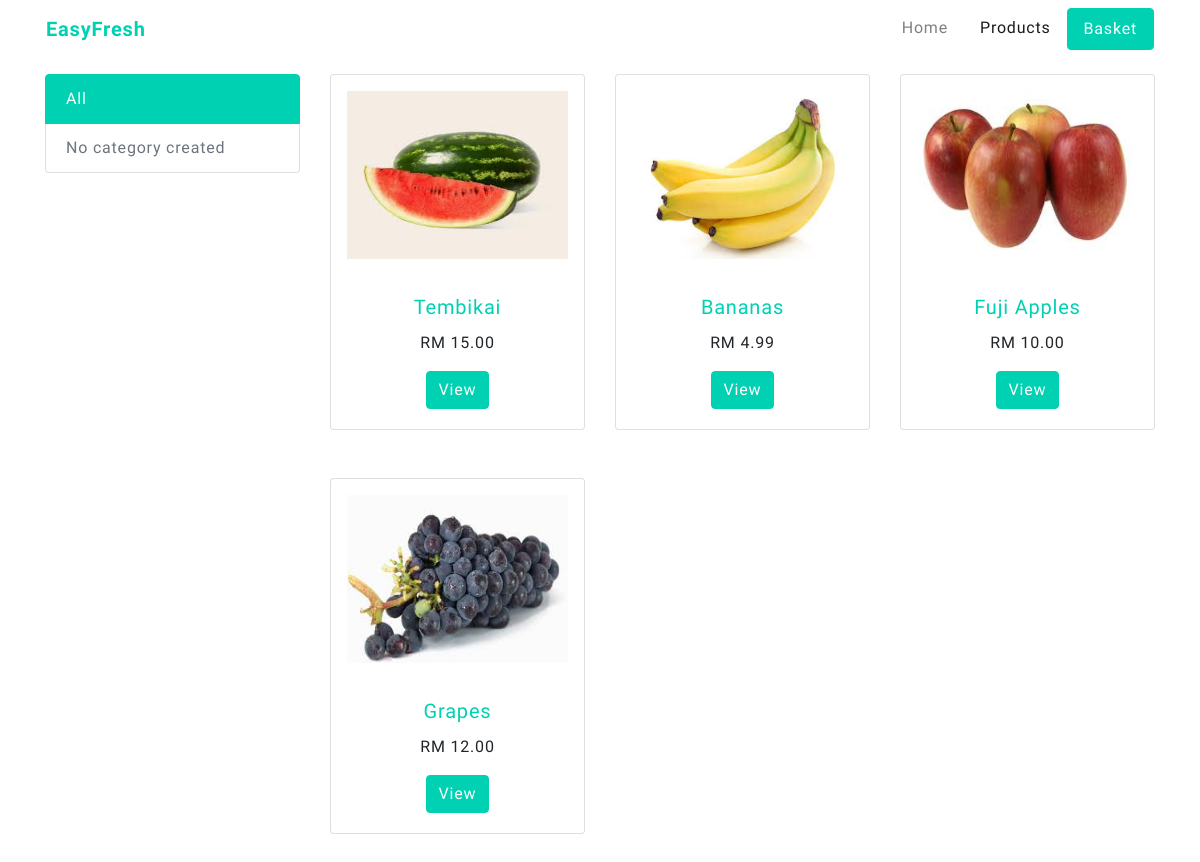
Screenshot of /products/index.php with the database file from the repository.
### tables this page shows
CREATE TABLE `products` (
  `id` int(11) NOT NULL,
  `name` varchar(255) NOT NULL,
  `price` decimal(5,2) NOT NULL,
  `stock` int(11) NOT NULL,
  `measurement` varchar(50) NOT NULL,
  `summary` text NOT NULL,
  `description` text NOT NULL,
  `photo` varchar(255) NOT NULL,
  `category_id` int(11) NOT NULL
);

### admin/functions/products.php (called while the page is built)
<?php
require_once($_SERVER['DOCUMENT_ROOT'].'/database-connection.php');
if(isset($_GET['category'])) {
	$sql = "SELECT * FROM products WHERE category_id=$category_id";
} else {
	$sql = "SELECT * FROM products";
}
$products = $conn->query($sql);

### products/index.php (the view, shortened to what this page needs)
<?php
if(isset($_GET['category'])) {
	$category_id = $_GET['category'];
	require_once($_SERVER['DOCUMENT_ROOT'].'/admin/functions/products.php');
	$current_category = $category_id;
} else {
	require_once($_SERVER['DOCUMENT_ROOT'].'/admin/functions/products.php');
}
?>
<?php require_once($_SERVER['DOCUMENT_ROOT'].'/partials/header.php') ?>
<div class="container">
	<div class="row mb-3">
		<?php require_once($abs_path.'/partials/navigation.php') ?>
	</div>
	<div class="row">
		<div class="col-sm-3">
			<?php require_once($abs_path.'/partials/category-list.php') ?>
		</div>
		<div class="col-sm-9">
			<div class="row">
			<?php if ($products->num_rows > 0) : ?>
				<?php while($row = $products->fetch_assoc()) : ?>
					<div class="col-4">
						<div class="card mb-5 text-center" style="width: 100%;">
							<a href="/products/show.php?id=<?php echo $row["id"] ?>">
								<img class="card-img-top p-3 rounded" src="<?php echo $row["photo"] ?>" alt="<?php echo $row["name"] ?>" width="200" height="200">
							</a>
							<div class="card-body text-center">
								<a href="/products/show.php?id=<?php echo $row["id"] ?>">
									<h5 class="card-title"><?php echo $row["name"] ?></h5>
								</a>
								<p class="card-text">RM <?php echo $row["price"] ?></p>
								<a href="/products/show.php?id=<?php echo $row["id"] ?>" class="btn btn-primary">View</a>
							</div>
						</div>
					</div>
				<?php endwhile ?>
			<?php endif ?>
			</div>
		</div>
	</div>
</div>
<?php require_once($abs_path.'/partials/footer.php') ?>

### css/main.css (style rules this page uses)
body { font-family: 'Muli'; letter-spacing: 0.05rem; }
.btn.btn-primary, .list-group-item.active { background: #00d1b2 !important; border-color: #00d1b2 !important; }
.no-deco, a { text-decoration: none !important; }
a { color: #00d1b2; transition-duration: 300ms; }

### rows the page displays
products: photo (picture), name "Tembikai", price "15.00"
products: photo (picture), name "Bananas", price "4.99"
products: photo (picture), name "Fuji Apples", price "10.00"
products: photo (picture), name "Grapes", price "12.00"
